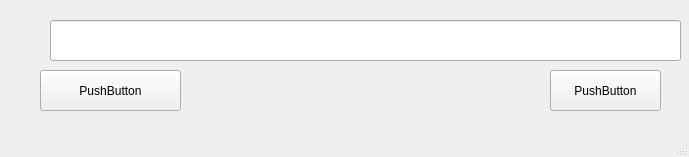
<?xml version="1.0" encoding="UTF-8"?>
<ui version="4.0">
 <class>MainWindow</class>
 <widget class="QMainWindow" name="MainWindow">
  <property name="geometry">
   <rect>
    <x>0</x>
    <y>0</y>
    <width>689</width>
    <height>157</height>
   </rect>
  </property>
  <property name="windowTitle">
   <string>MainWindow</string>
  </property>
  <widget class="QWidget" name="centralwidget">
   <widget class="QLineEdit" name="lineEdit">
    <property name="geometry">
     <rect>
      <x>50</x>
      <y>20</y>
      <width>631</width>
      <height>41</height>
     </rect>
    </property>
   </widget>
   <widget class="QPushButton" name="pushButton">
    <property name="enabled">
     <bool>true</bool>
    </property>
    <property name="geometry">
     <rect>
      <x>550</x>
      <y>70</y>
      <width>111</width>
      <height>41</height>
     </rect>
    </property>
    <property name="mouseTracking">
     <bool>false</bool>
    </property>
    <property name="text">
     <string>PushButton</string>
    </property>
   </widget>
   <widget class="QPushButton" name="pushButton_2">
    <property name="geometry">
     <rect>
      <x>40</x>
      <y>70</y>
      <width>141</width>
      <height>41</height>
     </rect>
    </property>
    <property name="text">
     <string>PushButton</string>
    </property>
   </widget>
  </widget>
  <widget class="QMenuBar" name="menubar">
   <property name="geometry">
    <rect>
     <x>0</x>
     <y>0</y>
     <width>689</width>
     <height>23</height>
    </rect>
   </property>
  </widget>
  <widget class="QStatusBar" name="statusbar"/>
 </widget>
 <resources/>
 <connections/>
</ui>
